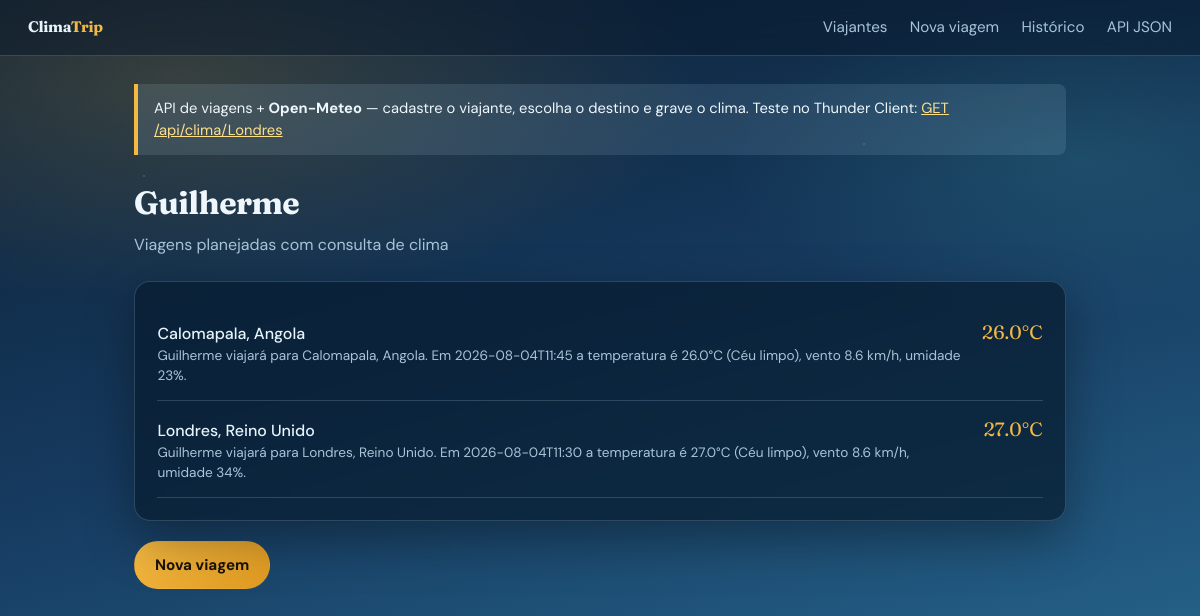
Screenshot of /viajantes/5 with the database file from the repository.
### models/viajante.py (models this page shows, shortened)
class Viajante(ModeloBase):
    __tablename__ = "viajantes"
    nome = db.Column(db.String(120), nullable=False, unique=True)
    viagens = db.relationship(
        "Viagem",
        back_populates="viajante",
        cascade="all, delete-orphan",
        lazy="dynamic",
    )

### models/viagem.py (models this page shows, shortened)
class Viagem(ModeloBase):
    __tablename__ = "viagens"
    viajante_id = db.Column(db.Integer, db.ForeignKey("viajantes.id"), nullable=False)
    destino = db.Column(db.String(120), nullable=False)
    pais = db.Column(db.String(80), default="")
    latitude = db.Column(db.Float, nullable=False)
    longitude = db.Column(db.Float, nullable=False)
    data_consulta = db.Column(db.String(30), nullable=False)
    temperatura_c = db.Column(db.Float, nullable=False)
    vento_kmh = db.Column(db.Float, nullable=False)
    umidade = db.Column(db.Integer, nullable=True)
    codigo_clima = db.Column(db.Integer, nullable=True)
    descricao_clima = db.Column(db.String(80), default="")
    viajante = db.relationship("Viajante", back_populates="viagens")
    def resumo(self):
        nome = self.viajante.nome if self.viajante else "?"
        return (
            f"{nome} viajará para {self.destino}"
            f"{', ' + self.pais if self.pais else ''}. "
            f"Em {self.data_consulta} a temperatura é {self.temperatura_c}°C "
            f"({self.descricao_clima or 'clima atual'}), "
            f"vento {self.vento_kmh} km/h"
            + (f", umidade {self.umidade}%" if self.umidade is not None else "")
            + "."
        )

### controllers/viagens_controller.py (the view)
@viagens_bp.route("/viajantes/<int:viajante_id>")
def detalhe_viajante(viajante_id):
    viajante = db.session.get(Viajante, viajante_id)
    if not viajante:
        flash("Viajante não encontrado.", "erro")
        return redirect(url_for("viagens.viajantes"))
    lista = viajante.viagens.order_by(Viagem.id.desc()).all()
    return render_template("detalhe_viajante.html", viajante=viajante, viagens=lista)

### views/templates/detalhe_viajante.html (shortened to what this page needs)
{% extends "layout.html" %}
{% block content %}
<h1>{{ viajante.nome }}</h1>
<p class="subtitulo">Viagens planejadas com consulta de clima</p>
<section class="painel">
    {% if viagens %}
    <ul class="lista">
        {% for v in viagens %}
        <li>
            <div>
                <a href="{{ url_for('viagens.detalhe_viagem', viagem_id=v.id) }}">
                    {{ v.destino }}{% if v.pais %}, {{ v.pais }}{% endif %}
                </a>
                <div style="color: var(--texto-suave); font-size: 0.85rem;">
                    {{ v.resumo() }}
                </div>
            </div>
            <span class="temp">{{ v.temperatura_c }}°C</span>
        </li>
        {% endfor %}
    </ul>
    {% else %}
    <p class="vazio">Este viajante ainda não tem destinos.</p>
    {% endif %}
</section>
<p style="margin-top: 1.25rem;">
    <a class="btn btn-primario" href="{{ url_for('viagens.nova_viagem') }}">Nova viagem</a>
</p>
{% endblock %}

### views/static/css/style.css (style rules this page uses)
* { box-sizing: border-box; }
:root { --céu-topo: #0b1f33; --céu-meio: #163a5f; --céu-baixo: #2a6f97; --névoa: rgba(186, 230, 253, 0.12); --sol: #f4b942; --sol-suave: #ffe08a; --gelo: #e8f4fc; --texto: #f0f7fc; --texto-suave: #a8c5d8; --card: rgba(8, 28, 48, 0.72); --borda: rgba(168, 197, 216, 0.22); --erro: #ff7b72; --sucesso: #5eead4; --sombra: 0 18px 50px rgba(0, 0, 0, 0.35); }
body { margin: 0; min-height: 100vh; font-family: "DM Sans", sans-serif; color: var(--texto); background: radial-gradient(ellipse 80% 50% at 15% 10%, rgba(244, 185, 66, 0.18), transparent 55%), radial-gradient(ellipse 60% 40% at 90% 20%, rgba(94, 234, 212, 0.12), transparent 50%), linear-gradient(165deg, var(--céu-topo) 0%, var(--céu-meio) 45%, var(--céu-baixo) 100%); background-attachment: fixed; line-height: 1.5; }
body::before { content: ""; position: fixed; inset: 0; pointer-events: none; background-image: radial-gradient(1.5px 1.5px at 12% 22%, rgba(255, 255, 255, 0.35), transparent), radial-gradient(1px 1px at 38% 68%, rgba(255, 255, 255, 0.25), transparent), radial-gradient(1.5px 1.5px at 72% 18%, rgba(255, 255, 255, 0.3), transparent), radial-gradient(1px 1px at 88% 55%, rgba(255, 255, 255, 0.2), transparent); animation: drift 40s linear infinite; opacity: 0.7; z-index: 0; }
h1 { font-family: "Fraunces", serif; font-size: 2rem; margin: 0 0 0.35rem; letter-spacing: -0.02em; }
.subtitulo { color: var(--texto-suave); margin: 0 0 1.5rem; }
.painel { background: var(--card); border: 1px solid var(--borda); border-radius: 16px; padding: 1.4rem; box-shadow: var(--sombra); backdrop-filter: blur(12px); animation: fade-up 0.75s ease both; }
.btn { display: inline-block; padding: 0.7rem 1.25rem; background: transparent; color: var(--texto); text-decoration: none; border: 1px solid var(--borda); border-radius: 999px; font-size: 0.95rem; font-family: inherit; cursor: pointer; transition: background 0.2s, border-color 0.2s, transform 0.15s; }
.btn-primario { background: linear-gradient(135deg, var(--sol), #e09a20); color: #1a1205; border-color: transparent; font-weight: 700; }
.lista { list-style: none; padding: 0; margin: 0; }
.lista li { display: flex; justify-content: space-between; gap: 1rem; align-items: baseline; padding: 0.85rem 0; border-bottom: 1px solid var(--borda); }
.lista a { color: var(--gelo); text-decoration: none; font-weight: 500; }
.lista .temp { color: var(--sol); font-family: "Fraunces", serif; font-size: 1.2rem; white-space: nowrap; }

### rows the page displays
Viajante: nome "Guilherme"
Viagem: destino "Calomapala", pais "Angola", resumo "Guilherme viajará para Calomapala, Angola. Em 2026-08-04T11:45 a temperatura é 26.0°C (Céu limpo), vento 8.6 km/h, umidade 23%.", temperatura_c "26.0"
Viagem: destino "Londres", pais "Reino Unido", resumo "Guilherme viajará para Londres, Reino Unido. Em 2026-08-04T11:30 a temperatura é 27.0°C (Céu limpo), vento 8.6 km/h, umidade 34%.", temperatura_c "27.0"
